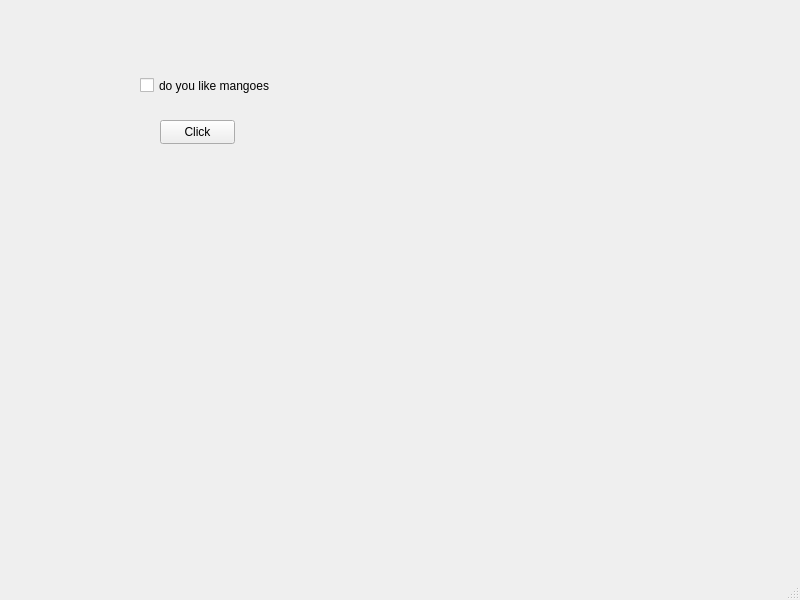
<?xml version="1.0" encoding="UTF-8"?>
<ui version="4.0">
 <class>MainWindow</class>
 <widget class="QMainWindow" name="MainWindow">
  <property name="geometry">
   <rect>
    <x>0</x>
    <y>0</y>
    <width>800</width>
    <height>600</height>
   </rect>
  </property>
  <property name="windowTitle">
   <string>MainWindow</string>
  </property>
  <widget class="QWidget" name="centralwidget">
   <widget class="QCheckBox" name="checkBox">
    <property name="geometry">
     <rect>
      <x>140</x>
      <y>50</y>
      <width>171</width>
      <height>71</height>
     </rect>
    </property>
    <property name="text">
     <string>do you like mangoes</string>
    </property>
   </widget>
   <widget class="QPushButton" name="pushButton">
    <property name="geometry">
     <rect>
      <x>160</x>
      <y>120</y>
      <width>75</width>
      <height>24</height>
     </rect>
    </property>
    <property name="text">
     <string>Click</string>
    </property>
   </widget>
  </widget>
  <widget class="QMenuBar" name="menubar">
   <property name="geometry">
    <rect>
     <x>0</x>
     <y>0</y>
     <width>800</width>
     <height>22</height>
    </rect>
   </property>
  </widget>
  <widget class="QStatusBar" name="statusbar"/>
 </widget>
 <resources/>
 <connections/>
</ui>
